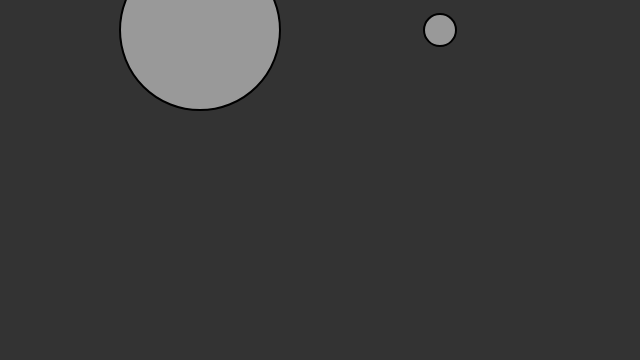
Frame 1 (no input)
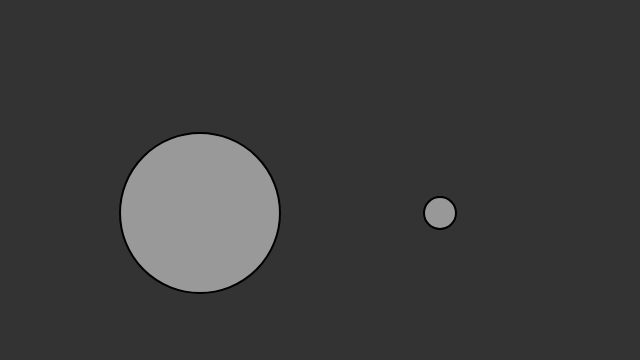
Frame 60 (no input)
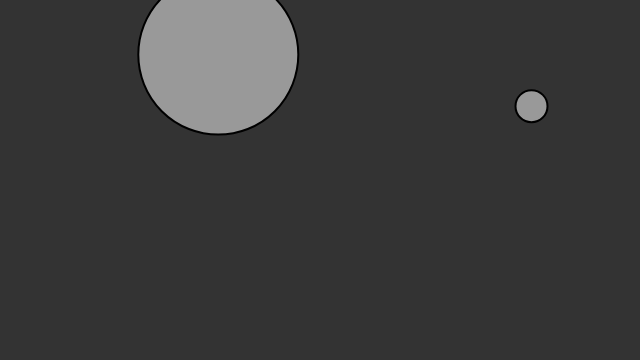
Frame 120 (the mouse pressed at the canvas centre since frame 60)

The p5.js sketch that drew these frames (run headless with seeded random() and noise() and a simulated clock; from frame 60 on, the mouse is pressed at the canvas centre):

// p5.js sketch
// ── sketch.js
// The Nature of Code
// Daniel Shiffman
// http://natureofcode.com

let moverA;
let moverB;

function setup() {
  createCanvas(640, 360);
  // A large Mover on the left side of the window
  moverA = new Mover(200, 30, 10);
  // A smaller Mover on the right side of the window
  moverB = new Mover(440, 30, 2);
  createP('Click mouse to apply wind force.');
}

function draw() {
  background(51);

  let gravity = createVector(0, 0.1);

  let gravityA = p5.Vector.mult(gravity, moverA.mass);
  moverA.applyForce(gravityA);

  let gravityB = p5.Vector.mult(gravity, moverB.mass);
  moverB.applyForce(gravityB);

  if (mouseIsPressed) {
    let wind = createVector(0.1, 0);
    moverA.applyForce(wind);
    moverB.applyForce(wind);
  }

  moverA.update();
  moverA.display();
  moverA.checkEdges();

  moverB.update();
  moverB.display();
  moverB.checkEdges();
}
// ── mover.js
// The Nature of Code
// Daniel Shiffman
// http://natureofcode.com

class Mover {
  constructor(x, y, m) {
    this.mass = m;
    this.radius = m * 8;
    this.position = createVector(x, y);
    this.velocity = createVector(0, 0);
    this.acceleration = createVector(0, 0);
  }

  applyForce(force) {
    let f = p5.Vector.div(force, this.mass);
    this.acceleration.add(f);
  }

  update() {
    this.velocity.add(this.acceleration);
    this.position.add(this.velocity);
    this.acceleration.mult(0);
  }

  display() {
    stroke(0);
    strokeWeight(2);
    fill(255, 127);
    ellipse(this.position.x, this.position.y, this.radius * 2);
  }

  checkEdges() {
    if (this.position.x > width - this.radius) {
      this.position.x = width - this.radius;
      this.velocity.x *= -1;
    } else if (this.position.x < this.radius) {
      this.position.x = this.radius;
      this.velocity.x *= -1;
    }
    if (this.position.y > height - this.radius) {
      this.position.y = height - this.radius;
      this.velocity.y *= -1;
    }
  }

}
